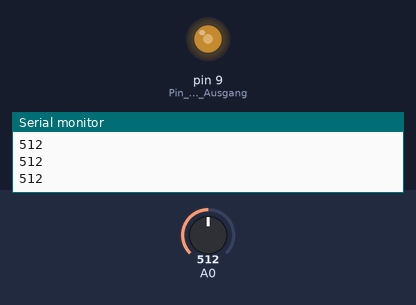
The sketch below on a simulated Arduino Uno, built with avr-gcc and run on an emulated ATmega328P. On the bench: output pins drawn as LEDs (lit = HIGH), the last lines printed to the serial monitor. The inputs (shaded band) are chosen by the test bench; at power-on: A0 = 512.

Above: at 1.2 s.
1.3 s: A0 set to 716
At 2.2 s:
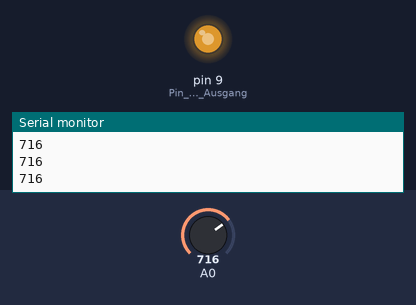
2.8 s: A0 set to 900
At 3.8 s:
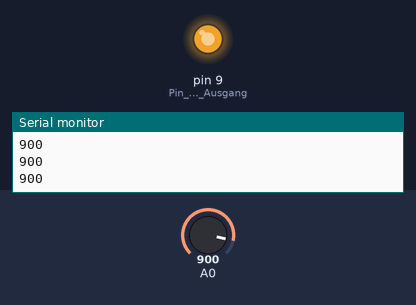
4.3 s: A0 set to 122
At 5.3 s:
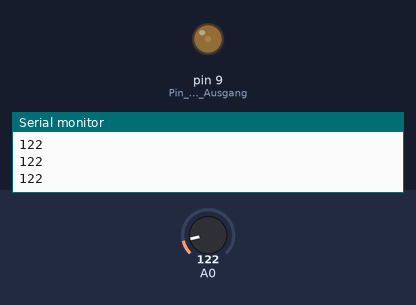
5.8 s: A0 set to 0
At 6.8 s:
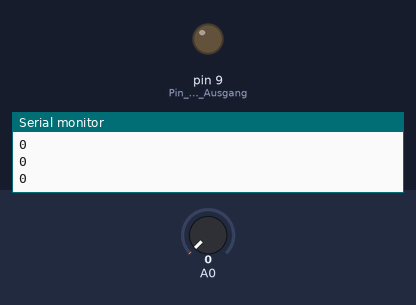
7.3 s: A0 set to 511
At 8.2 s:
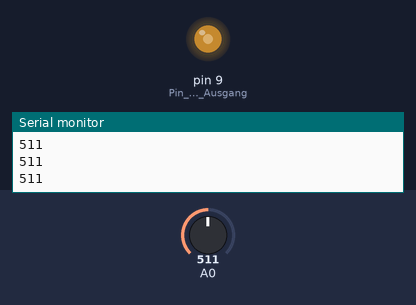
Timing chart, 0 to 9.8 s (numbered marks = the images above; inputs shaded):
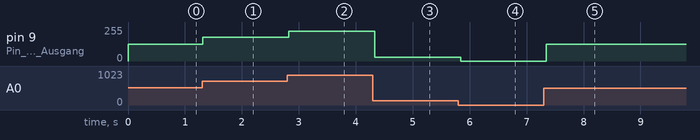

Measured:
- after the input at 1.3 s, pin 9 (Pin_9_als_Ausgang): 127/255 → 178/255 at once
- after the input at 2.8 s, pin 9 (Pin_9_als_Ausgang): 178/255 → 224/255 at once
- after the input at 4.3 s, pin 9 (Pin_9_als_Ausgang): 224/255 → 30/255 at once
- after the input at 5.8 s, pin 9 (Pin_9_als_Ausgang): 30/255 → 0/255 at once
- after the input at 7.3 s, pin 9 (Pin_9_als_Ausgang): 0/255 → 127/255 after 0.05 s

The sketch:

PWM-Potentiometer.ino
```cpp
void setup() {
  Serial.begin(9600); // um Werte zu lesen
  pinMode(9, OUTPUT); // Pin 9 als Ausgang(LED)

}

void loop() {
  // Potentiometer lesen
  int wert = analogRead(A0); // gibt 0 bis 1023
  // Wert umrechnen und LED steuern
  int helligkeit = map(wert, 0, 1023, 0, 255);
  analogWrite(9, helligkeit);
  Serial.println(wert);
  delay(50);
}
```
